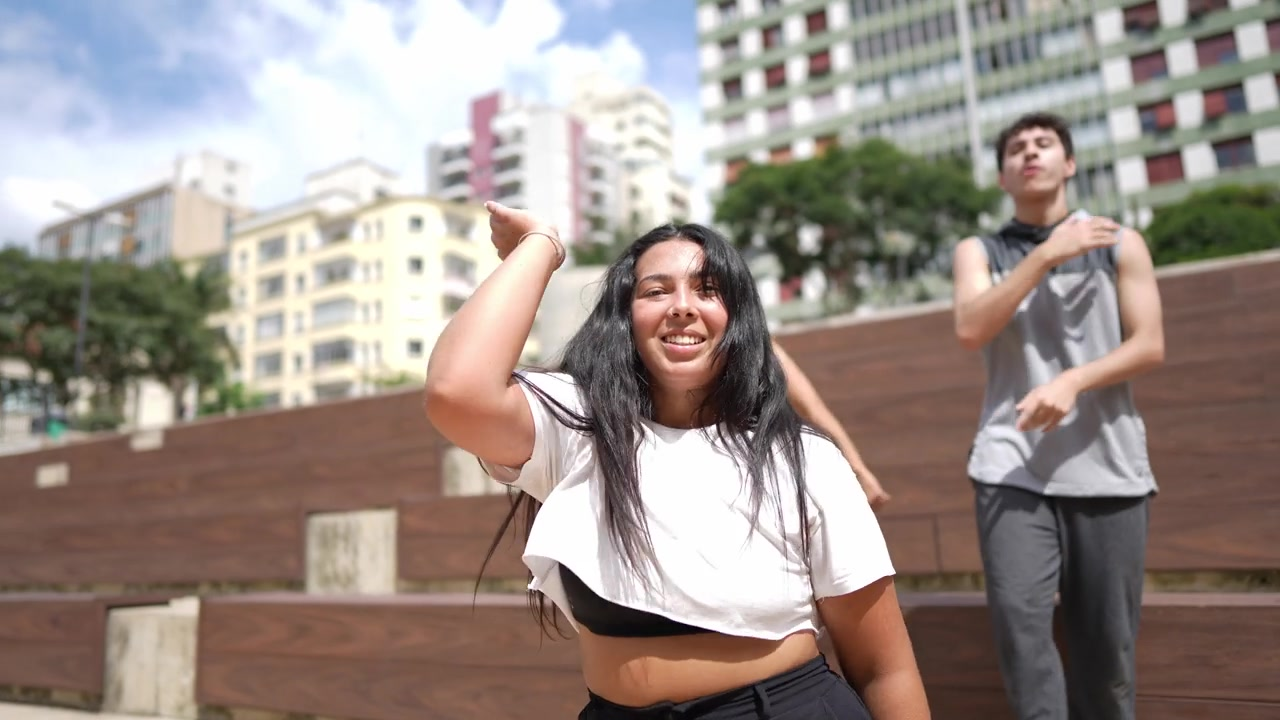
#> input picture OpenEye/assets/videos/0001/100.jpg, 1280 x 720 px; its folder holds only this picture in this run
$ python visualize_bboxes.py --image assets/videos/0001/100.jpg
#> lines starting #> are read from the running program, lines starting #| are printed output that depends on the picture; after the words box and inside, x2 and y2 are one past the last pixel; in counts of white or black regions, pixels touching at a corner belong together
from pathlib import Path
import argparse
import cv2

# Bounding boxes: (label, (x1, y1, x2, y2))
BOXES = [
    ("Steam logo", (471, 375, 513, 417)),
    ("VR laser", (421, 519, 994, 988)),
]

DEFAULT_IMAGE_CANDIDATES = [
    # Preferred location under this repo
    Path(__file__).parent / "agent_logs" / "videos" / "video_150152" / "frame_0029.jpg",
    # Fallback: same directory as this script
    Path(__file__).parent / "frame_0029.jpg",
]
DEFAULT_OUTPUT_NAME = "frame_0029_with_boxes.jpg"


def draw_boxes(image_path: Path, output_path: Path | None = None) -> Path:
    # Print the current files in the directory for quick debugging
    base_dir = image_path.parent
    print(f"Base directory: {base_dir}")
    try:
        files = list(base_dir.glob("*"))
        print(f"Files in directory: {[f.name for f in files]}")
    except Exception:
        print("Could not list base directory contents.")

    image = cv2.imread(str(image_path))
#> image is the input picture: shape (720, 1280, 3); mean B, G, R 135.7, 142.1, 154.4
    if image is None:
        raise FileNotFoundError(
            f"Could not read image at {image_path}. "
            f"Pass a valid path via --image, e.g.: \n"
            f"  python visualize_bboxes.py --image \"D:/path/to/frame_0029.jpg\""
        )

    colors = [(0, 255, 0), (0, 165, 255), (255, 0, 0)]  # BGR colors rotated per box

    for idx, (label, (x1, y1, x2, y2)) in enumerate(BOXES):
        color = colors[idx % len(colors)]
        cv2.rectangle(image, (x1, y1), (x2, y2), color, thickness=2)
        text_origin = (x1, max(y1 - 10, 10))
        cv2.putText(image, label, text_origin, cv2.FONT_HERSHEY_SIMPLEX, 0.6, color, thickness=2)
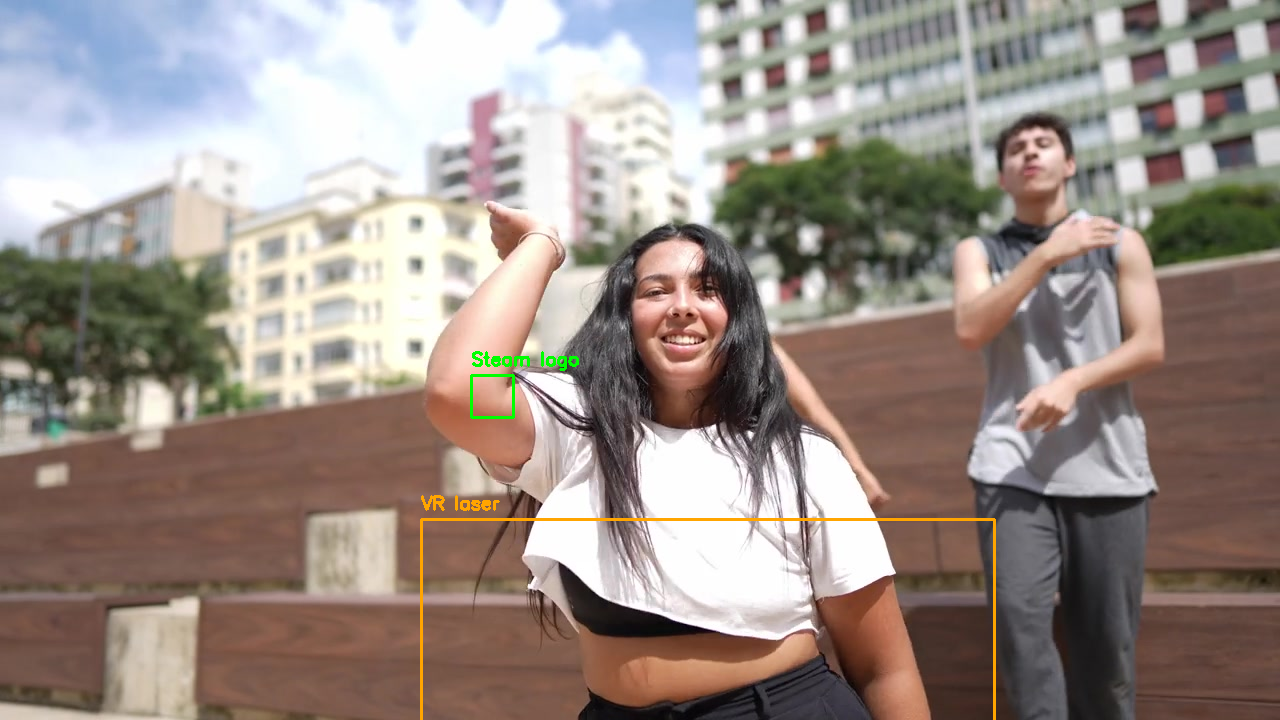
#> image: shape (720, 1280, 3); 0.51% of pixels changed, all inside (x1, y1, x2, y2) = (420, 351, 996, 720)

    # Determine output path
    if output_path is None:
        output_path = image_path.parent / DEFAULT_OUTPUT_NAME
    elif not output_path.is_absolute():
        output_path = image_path.parent / output_path

    output_path.parent.mkdir(parents=True, exist_ok=True)
    if not cv2.imwrite(str(output_path), image):
        raise IOError(f"Failed to write output image to {output_path}")

    print(f"Wrote image with boxes to {output_path}")
    return output_path


def resolve_default_image() -> Path:
    for candidate in DEFAULT_IMAGE_CANDIDATES:
        if candidate.exists():
            return candidate
    # Return the first candidate even if it doesn't exist so error message is consistent
    return DEFAULT_IMAGE_CANDIDATES[0]


def main():
    parser = argparse.ArgumentParser(description="Visualize predefined bounding boxes on an image.")
    parser.add_argument(
        "--image",
        type=str,
        default=None,
        help="Path to the input image. If omitted, tries known default locations.",
    )
    parser.add_argument(
        "--out",
        type=str,
        default=None,
        help="Output image path or filename (defaults next to input).",
    )
    args = parser.parse_args()

    image_path = Path(args.image) if args.image else resolve_default_image()
    output_path = Path(args.out) if args.out else None

    draw_boxes(image_path=image_path, output_path=output_path)


if __name__ == "__main__":
    main()

$ run again, on OpenEye/assets/videos/0001/107.jpg
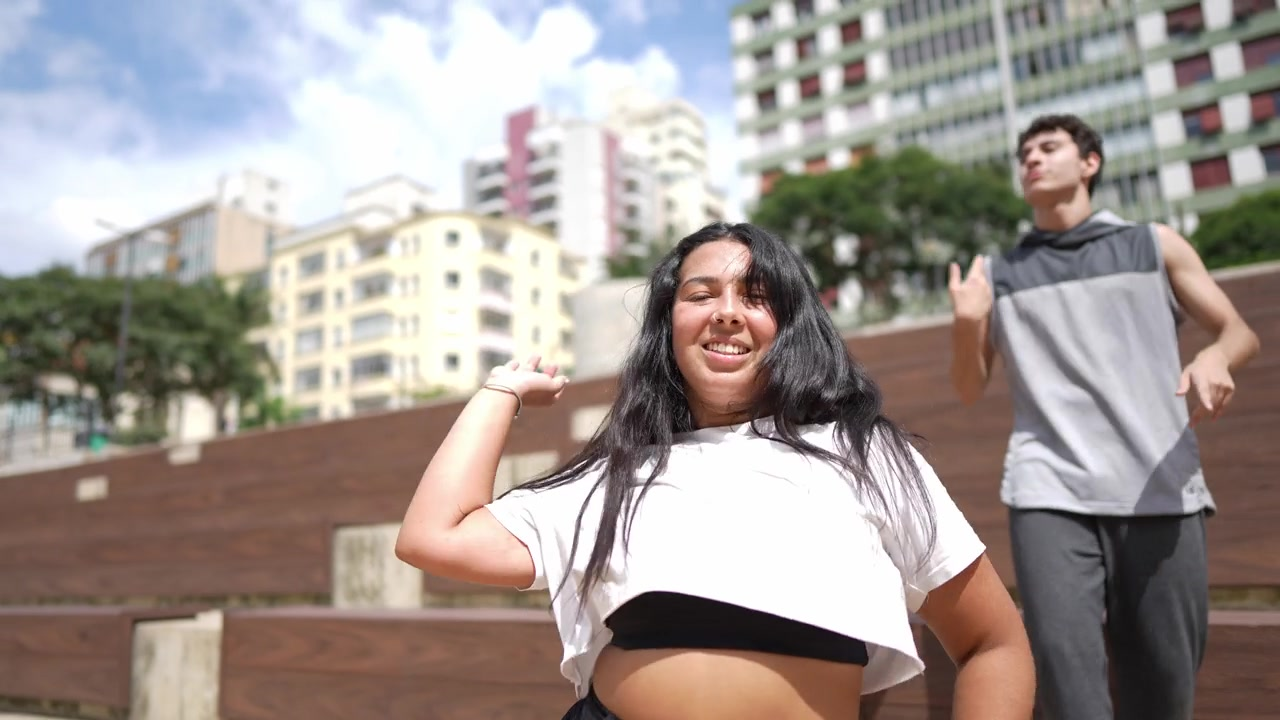
#> input picture OpenEye/assets/videos/0001/107.jpg, 1280 x 720 px
#> in draw_boxes, image is the input picture: shape (720, 1280, 3); mean B, G, R 146, 150.7, 160.3
#> after the loop in draw_boxes, `for idx, (label, (x1, y1, x2, y2)) in enumerate(BOXES):`:
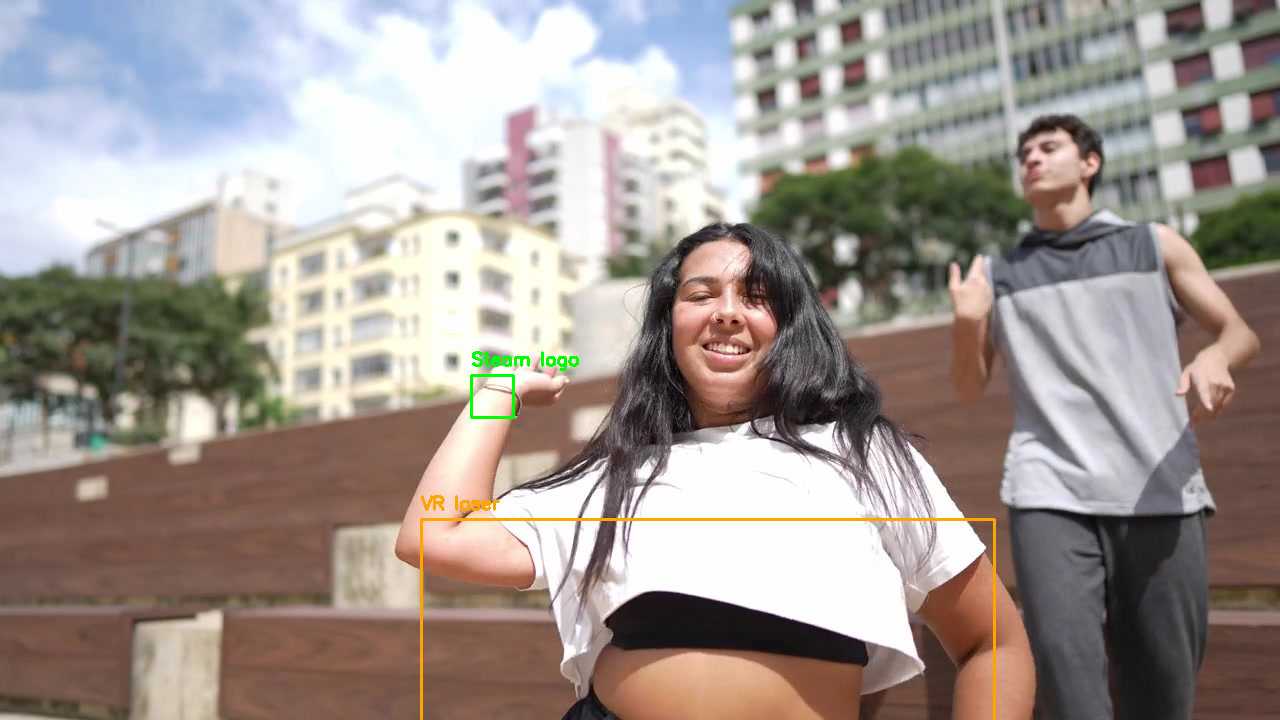
#> image: shape (720, 1280, 3); 0.51% of pixels changed, all inside (x1, y1, x2, y2) = (420, 351, 996, 720)
